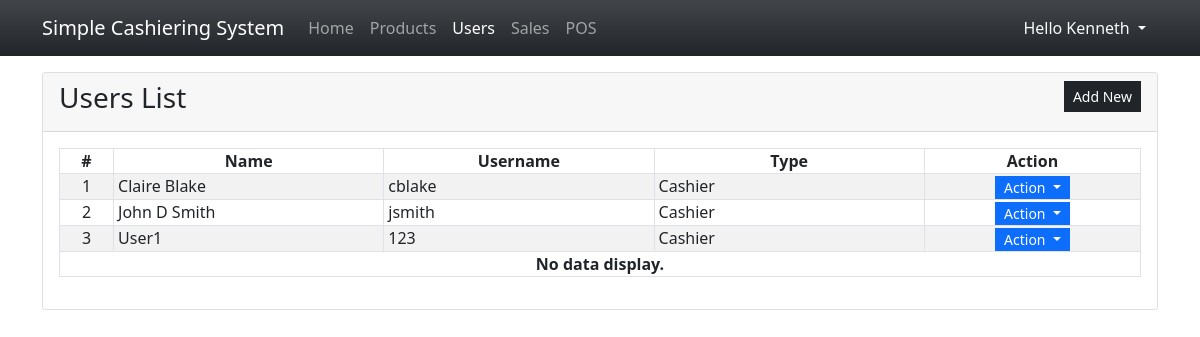
Page /?page=users (signed in) on the committed database.
### tables this page shows
CREATE TABLE `user_list` (
            `user_id` INTEGER NOT NULL PRIMARY KEY AUTOINCREMENT,
            `fullname` INTEGER NOT NULL,
            `username` TEXT NOT NULL,
            `password` TEXT NOT NULL,
            `type` INTEGER NOT NULL,
            `status` INTEGER NOT NULL Default 1,
            `date_created` TIMESTAMP DEFAULT CURRENT_TIMESTAMP
        );

### users.php (the view, shortened to what this page needs)
<div class="card">
    <div class="card-header d-flex justify-content-between">
        <h3 class="card-title">Users List</h3>
        <div class="card-tools align-middle">
            <button class="btn btn-dark btn-sm py-1 rounded-0" type="button" id="create_new">Add New</button>
        </div>
    </div>
    <div class="card-body">
        <table class="table table-hover table-striped table-bordered">
            <colgroup>
                <col width="5%">
                <col width="25%">
                <col width="25%">
                <col width="25%">
                <col width="20%">
            </colgroup>
            <thead>
                <tr>
                    <th class="text-center p-0">#</th>
                    <th class="text-center p-0">Name</th>
                    <th class="text-center p-0">Username</th>
                    <th class="text-center p-0">Type</th>
                    <th class="text-center p-0">Action</th>
                </tr>
            </thead>
            <tbody>
                <?php
                $sql = "SELECT * FROM `user_list` where user_id != 1 order by `fullname` asc";
                $qry = $conn->query($sql);
                $i = 1;
                    while($row = $qry->fetchArray()):
                ?>
                <tr>
                    <td class="text-center p-0"><?php echo $i++; ?></td>
                    <td class="py-0 px-1"><?php echo $row['fullname'] ?></td>
                    <td class="py-0 px-1"><?php echo $row['username'] ?></td>
                    <td class="py-0 px-1"><?php echo ($row['type'] == 1)? 'Administrator':'Cashier' ?></td>
                    <th class="text-center py-0 px-1">
                        <div class="btn-group" role="group">
                            <button id="btnGroupDrop1" type="button" class="btn btn-primary dropdown-toggle btn-sm rounded-0 py-0" data-bs-toggle="dropdown" aria-expanded="false">
                            Action
                            </button>
                        </div>
                    </th>
                </tr>
                <?php endwhile; ?>
                <?php if(!$qry->fetchArray()): ?>
                    <tr>
                        <th class="text-center p-0" colspan="5">No data display.</th>
                    </tr>
                <?php endif; ?>
            </tbody>
        </table>
    </div>
</div>

### index.php (style rules this page uses)
html,body { height:100%; width:100%; }

### rows in the picture
user_list: fullname "Claire Blake", username "cblake", type "Cashier"
user_list: fullname "John D Smith", username "jsmith", type "Cashier"
user_list: fullname "User1", username "123", type "Cashier"

### other values in the picture
$_SESSION['fullname'] "Kenneth"
